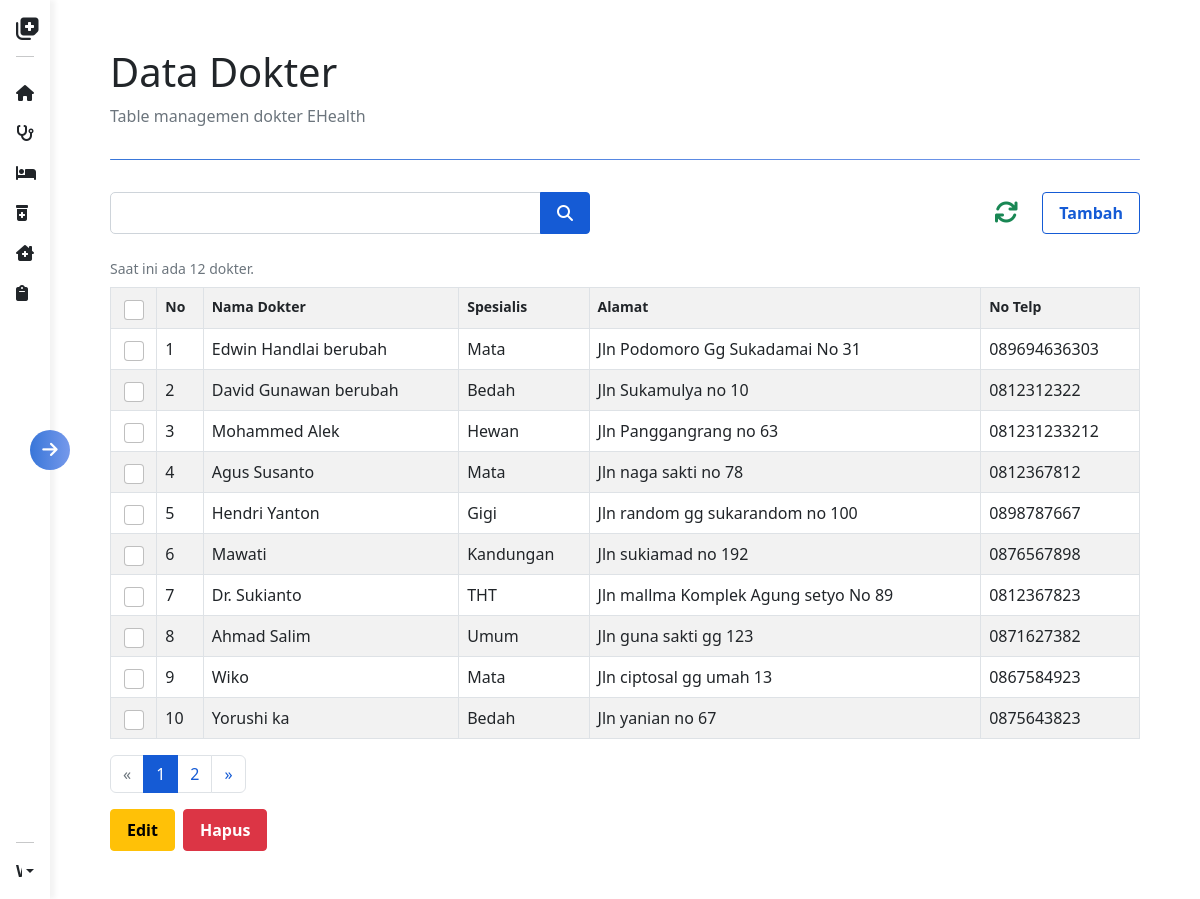
The page /php/dokter/index.php (signed in) on the database its author committed.
### tables this page shows
CREATE TABLE `tb_dokter` (
  `id` int(11) NOT NULL,
  `nama_dokter` varchar(80) NOT NULL,
  `spesialis` varchar(50) NOT NULL,
  `alamat` text NOT NULL,
  `no_telp` varchar(15) NOT NULL
);

### config.php (called while the page is built)
<?php
$base_url = 'http://localhost/school/11%20TKJ%201/rumahsakit';
?>

### php/functions.php (called while the page is built, shortened)
<?php
$dir = __DIR__;
require_once "$dir/Middleware/EnsureUserAuth.php";
require_once "$dir/../config.php";
$conn = mysqli_connect('localhost', 'root', '', 'rumahsakit');
function query($q){
    global $conn;
    $data = mysqli_query($conn, $q);
    $arr = [];
    while($a = mysqli_fetch_assoc($data)){
        $arr[] = $a;
    }
    return $arr;
}
function getPage(){
    global $base_url;
    $reqURI = getCurrentURI();
    $pageURI = explode($base_url, $reqURI);
    return $pageURI[1];
}
function getCurrentURI(){
    $uri = $_SERVER['HTTP_HOST'] . $_SERVER['REQUEST_URI'];
    $http_protocol = $_SERVER['SERVER_PORT'] === 443 ? "https://" : "http://";
    $uri = $http_protocol . $uri;
    return $uri;
}
?>

### php/dokter/index.php (the view, shortened to what this page needs)
<?php
require_once "../functions.php";
$current_table = 'tb_dokter';
$datas = query("SELECT * FROM `$current_table`");
$total_datas = count($datas);
$limit = $_GET['limit'] ?? 10;
$current_page = (int) ($_GET['page'] ?? 1);
$start = ($current_page - 1) * $limit;
$total_pages = (int) ceil(count($datas) / $limit);
if(isset($_GET['search']) || isset($_POST['search-btn'])){
    $keyword = $_GET['search'] ?? $_POST['search'];
    $datas = search($keyword, $current_table);
    $total_datas = count($datas);
    $total_pages = (int) ceil(count($datas) / $limit);
    $datas = searchWithLimit($keyword, $start, $limit, $current_table);
}else{
    $datas = query("SELECT * FROM `$current_table` LIMIT $start, $limit");
}
?>
<?php require_once "../partials/header.php" ?>
<div class="d-flex">
    <?php require_once "../partials/sidebar.php" ?>
    <div class="container-fluid py-5 mx-5" style="overflow-y: auto; max-height: 100vh;">
        <h1>Data Dokter</h1>
        <p class="text-muted">Table managemen dokter EHealth</p>
        <div class="d-flex align-items-center justify-content-between mb-3" style="margin-top: 4rem;">
            <form action="" method="post" style="width: 100%; max-width: 480px;">
                <div class="input-group">
                    <input type="text" name="search" id="search-input" class="form-control" data-table="<?= $current_table ?>" value="<?= $keyword ?? ''?>">
                    <button type="submit" name="search-btn" class="btn btn-primary"><i class="fa-solid fa-magnifying-glass"></i></button>
                </div>
            </form>
            <div class="action d-flex gap-4 align-items-center">
                <a onclick="window.location.reload()"><i class="text-success fs-4 fa-solid fa-arrows-rotate" style="cursor: pointer"></i></a>
                <a href="./tambah.php" class="btn btn-outline-primary">Tambah</a>
            </div>
        </div>
        <div class="table-responsive" id="table-element">
            <?php if(count($datas) > 0): ?>
            <form action="" method="post" id="checked_form">
                <table class="table table-striped table-bordered caption-top">
                    <caption>Saat ini ada <?= $total_datas ?> dokter.</caption>
                    <tr>
                        <th>
                            <input type="checkbox" class="form-check-input mx-auto d-block" id="select-all-checks" style="width: 20px; height: 20px;">
                        </th>
                        <th>No</th>
                        <th>Nama Dokter</th>
                        <th>Spesialis</th>
                        <th>Alamat</th>
                        <th>No Telp</th>
                    </tr>
                    <?php $i = $start + 1; foreach($datas as $data): ?>
                        <tr>
                            <td>
                                <input type="checkbox" class="form-check-input checks mx-auto d-block" style="width: 20px; height: 20px;" name="<?= "select_single_$i"?>" value="<?= $data['id']?>">
                            </td>
                            <td><?= $i?></td>
                            <td><?= $data['nama_dokter']?></td>
                            <td><?= $data['spesialis']?></td>
                            <td><?= $data['alamat']?></td>
                            <td><?= $data['no_telp']?></td>
                        </tr>
                    <?php $i++; endforeach; ?>
                </table>
            </form>
            <nav aria-label="Page navigation example">
                <ul class="pagination gap-0">
                    <li class="page-item <?= $current_page == 1 ? 'disabled' : ''?>">
                        <a class="page-link" href="?<?= isset($keyword) ? "search=$keyword&" : ''?>page=<?= $current_page - 1?>" aria-label="Previous">
                            <span aria-hidden="true">&laquo;</span>
                        </a>
                    </li>
                    <?php for($j = 0; $j < $total_pages; $j++): ?>
                            <li class="page-item <?= $j + 1 == $current_page ? 'active' : '' ?>"><a class="page-link" href="?<?= isset($keyword) ? "search=$keyword&" : ''?>page=<?= $j + 1 ?>"><?= $j + 1?></a></li>
                    <?php endfor; ?>
                    <li class="page-item <?= $current_page == $total_pages ? 'disabled' : ''?>">
                        <a class="page-link" href="?<?= isset($keyword) ? "search=$keyword&" : ''?>page=<?= $current_page + 1?>" aria-label="Next">
                            <span aria-hidden="true">&raquo;</span>
                        </a>
                    </li>
                </ul>
            </nav>
            <?php else: ?>
                <h4 class="mt-3 mb-4">Saat ini tidak ada data.</h4>
            <?php endif; ?>
        </div>
        <div class="d-flex gap-2">
            <button class="btn btn-warning edit">Edit</button>
            <button class="btn btn-danger hapus">Hapus</button>
        </div>
    </div>
</div>
<?php require_once "../partials/footer.php" ?>

### php/partials/header.php (shortened to what this page needs)
<?php
$dir = __DIR__;
require_once "$dir/../../config.php";
echo "<!DOCTYPE html>
<html lang='en'>
<head>
    <meta charset='UTF-8'>
    <meta http-equiv='X-UA-Compatible' content='IE=edge'>
    <meta name='viewport' content='width=device-width, initial-scale=1.0'>
    <title>$title</title>
    <link rel='stylesheet' href='https://cdnjs.cloudflare.com/ajax/libs/font-awesome/6.2.1/css/all.min.css' />
    <link rel='stylesheet' href='$base_url/assets/css/style.css'>
    <link rel='stylesheet' href='$base_url/assets/css/bootstrap.css'>
</head>
<body>"
?>

### php/partials/sidebar.php (shortened to what this page needs)
<?php
$page = getPage();
?>
<div class="d-flex flex-column flex-shrink-0 p-3 custom-sidebar" style="width: 280px; min-height: 100vh; box-shadow: 5px 0 5px rgba(0,0,0,.05)" >
    <div class="toggle-sidebar"><i class="fa-solid fa-arrow-right"></i></div>
    <a href="<?= $base_url?>" class="d-flex align-items-center mb-3 mb-md-0 me-md-auto link-dark text-decoration-none">
        <i class="fa-solid fa-notes-medical me-2 fs-4"></i>
    </a>
    <hr>
    <ul class="nav nav-pills flex-column mb-auto">
        <li class="nav-item">
        <a href="<?= $base_url?>" class="nav-link <?= $page == '/' ? 'active' : 'link-dark'?>" aria-current="page">
        <i class="fa-solid fa-house"></i>
        </a>
        </li>
        <li>
        <a href="<?= "$base_url/php/dokter/index.php"?>" class="nav-link <?= str_contains($page,'/php/dokter') ? 'active' : 'link-dark'?>">
        <i class="fa-solid fa-stethoscope"></i>
        </a>
        </li>
        <li>
        <a href="<?= "$base_url/php/pasien/index.php"?>" class="nav-link <?= str_contains($page,'/php/pasien') ? 'active' : 'link-dark'?>">
        <i class="fa-solid fa-bed"></i>
        </a>
        </li>
        <li>
        <a href="<?= "$base_url/php/obat/index.php"?>" class="nav-link <?= str_contains($page,'/php/obat') ? 'active' : 'link-dark'?>">
        <i class="fa-solid fa-prescription-bottle-medical"></i>
        </a>
        </li>
        <li>
        <a href="<?= "$base_url/php/poliklinik/index.php"?>" class="nav-link <?= str_contains($page,'/php/poliklinik') ? 'active' : 'link-dark'?>">
        <i class="fa-solid fa-house-chimney-medical"></i>
        </a>
        </li>
        <li>
        <a href="<?= "$base_url/php/rekammedis/index.php"?>" class="nav-link <?= str_contains($page,'/php/rekammedis') ? 'active' : 'link-dark'?>">
        <i class="fa-solid fa-clipboard"></i>
        </a>
        </li>
    </ul>
    <hr>
    <div class="dropdown">
        <a href="#" class="d-flex align-items-center link-dark text-decoration-none dropdown-toggle" data-bs-toggle="dropdown" aria-expanded="false">
        <strong style="max-width: 200px; display: block; overflow: hidden; text-overflow:ellipsis;">Welcome, <?= $_SESSION['user']['nama']?></strong>
        </a>
    </div>
</div>

### php/partials/footer.php (shortened to what this page needs)
<?php
$dir = __DIR__;
require_once "$dir/../../config.php";
echo "
<script src='https://cdn.jsdelivr.net/npm/@popperjs/core@2.11.6/dist/umd/popper.min.js'></script>
<script src='https://cdn.jsdelivr.net/npm/bootstrap@5.2.2/dist/js/bootstrap.min.js'></script>
</body>
</html>
";
?>

### assets/css/style.css (style rules this page uses)
:root { --gradient: linear-gradient(90deg, rgb(56, 118, 217), rgb(118, 153, 235)); --gradient-purple: linear-gradient(90deg, rgb(174, 56, 217), rgb(235, 118, 134)); }
a { text-decoration: none !important; }
th, caption { font-size: 14px; }
.custom-sidebar { position: relative; width: 50px !important; transition: .3s; }
.custom-sidebar li { transform: translateX(-1rem); transition: .3s; }
.toggle-sidebar { position: absolute; top: 50%; right: 0; transform: translate(50%, -50%) rotate(0); border-radius: 50%; background: var(--gradient); width: 40px; height: 40px; color: white; display: flex; align-items: center; justify-content: center; font-size: 1.1rem; cursor: pointer; }

### rows shown on the page
tb_dokter: nama_dokter "Edwin Handlai berubah", spesialis "Mata", alamat "Jln Podomoro Gg Sukadamai No 31", no_telp "089694636303"
tb_dokter: nama_dokter "David Gunawan berubah", spesialis "Bedah", alamat "Jln Sukamulya no 10", no_telp "0812312322"
tb_dokter: nama_dokter "Mohammed Alek", spesialis "Hewan", alamat "Jln Panggangrang no 63", no_telp "081231233212"
tb_dokter: nama_dokter "Agus Susanto", spesialis "Mata", alamat "Jln naga sakti no 78", no_telp "0812367812"
tb_dokter: nama_dokter "Hendri Yanton", spesialis "Gigi", alamat "Jln random gg sukarandom no 100", no_telp "0898787667"
tb_dokter: nama_dokter "Mawati", spesialis "Kandungan", alamat "Jln sukiamad no 192", no_telp "0876567898"
tb_dokter: nama_dokter "Dr. Sukianto", spesialis "THT", alamat "Jln mallma Komplek Agung setyo No 89", no_telp "0812367823"
tb_dokter: nama_dokter "Ahmad Salim", spesialis "Umum", alamat "Jln guna sakti gg 123", no_telp "0871627382"
tb_dokter: nama_dokter "Wiko", spesialis "Mata", alamat "Jln ciptosal gg umah 13", no_telp "0867584923"
tb_dokter: nama_dokter "Yorushi ka", spesialis "Bedah", alamat "Jln yanian no 67", no_telp "0875643823"

### other values the page prints
$total_datas "12"
